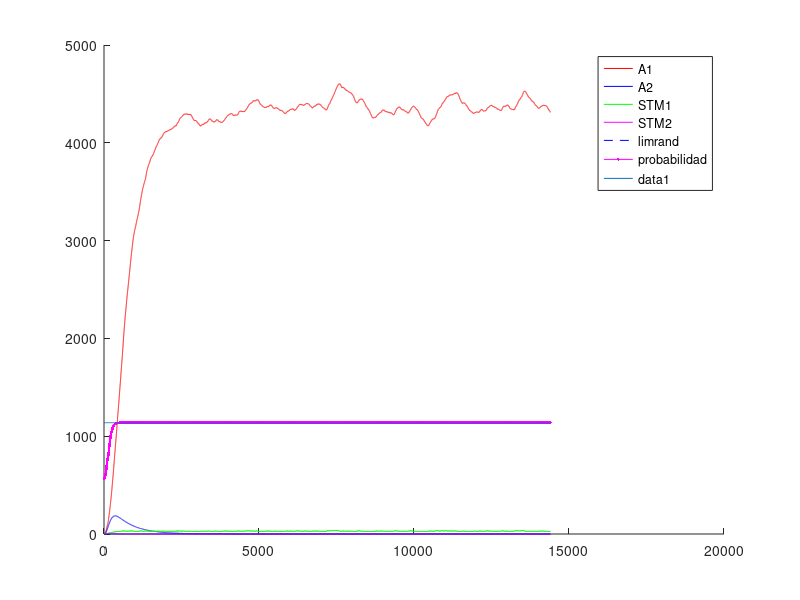
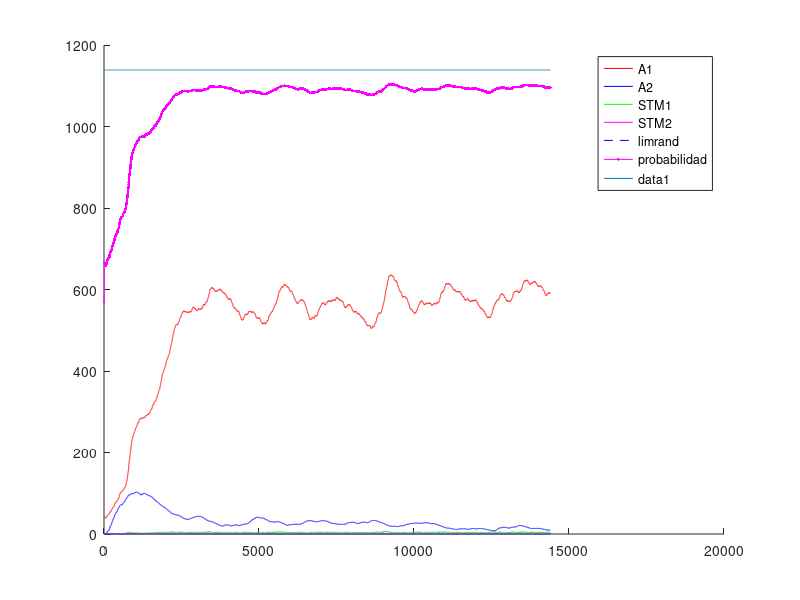
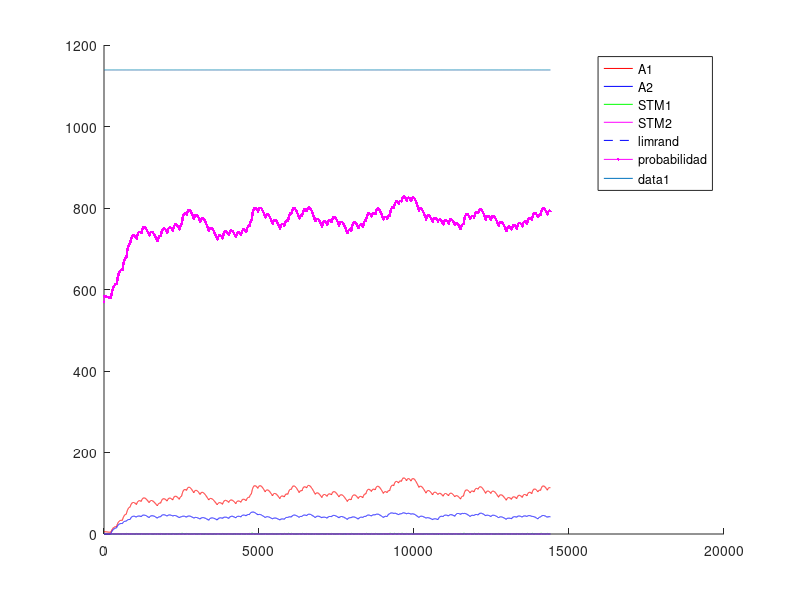
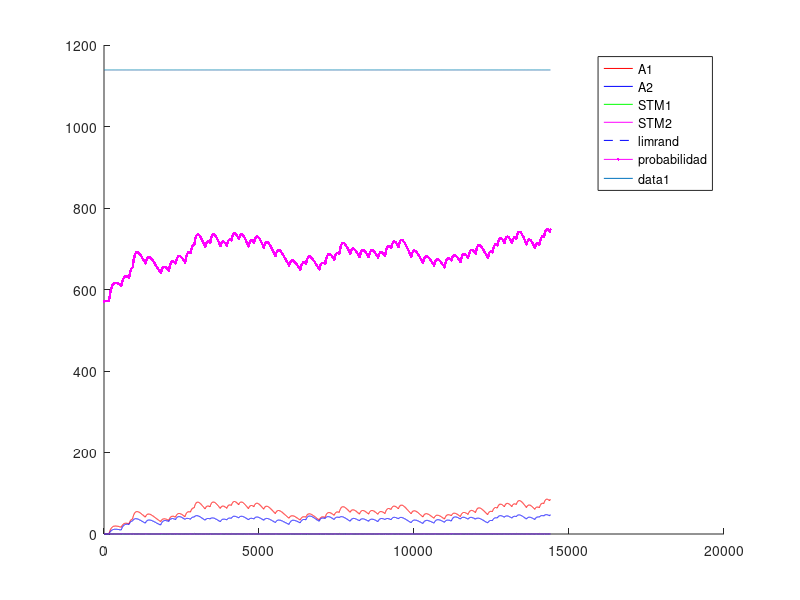

MATLAB code to generate these figures, in order:
%% Experimento con Variable-Ratio - VR - Tasa Variable
%% Existen multiples intancias de palanquelo (cada vez que realiza respuesta decide si realiza otra o no)
%% Durante la tasa se contabilizan los palanqueos y no palanqueos y el refuerzo impacta de forma 
%% proporcional a la tasa de respuestas.
%% Un trial dura 3600 segundos.
%% Una sesion 1 o 3 trial (seg´un la dinamica del animal)
%% 5 sesiones por Experimento. Cada sesion es un intervalo diferente.
%% 1 experimento
%% Tiempo para realizar un respuesta 1 segundo
%% 
%% La probabilidad de eleccion se ajusta al nivel de maxima frecuencia de palanqueo
%% 

close all
clc
clear

%% Matriz de pago 0 1 

%%% Se ajusto la apreciacion de las cantidades de refuerzo 
function rf = feel(pellets)
  rf=0;
  if (nargin~=0)
    rf=(12.8*(1-exp(-.25.* pellets.^(2))))+(12.8*(1-exp(-.5.* pellets)));
  else
    error ("Faltan parametros");
  endif
endfunction
%% 
%% 

%% INICIALIZATION
%%%%%% CONSTANTES DE SESIONES
Ntrial  =  1 ;   %% un trial de 3600 segundos
tTrial  =  3600; %% en segundos
tResp   =  1;    %% en segundos
tMuestreo = 0.25;%% en segundos
Nses    =  5 ;
Vr=[1,10,30,40,60]; %% valores medios de intervalos variables
Ntest   =  1;
limrand =  0.138;
saving  =  0.01 ;
%%%%%% CONSTANTES DE DECAIMIENTO
alpha = 1*tMuestreo;
beta  = 0.13*0.31*tMuestreo;%0.125*tMuestreo ;
gamma = 0.0067*tMuestreo;%0.025 ; 
delta = 1*tMuestreo;
%%%%%% INICIALIZACION
palanca = zeros(2,1);
Rf_1=0;
Rf_2=0;
A1=zeros(1,Ntest);
A2=zeros(1,Ntest);
stm_1=zeros(2,Ntest);
stm_2=zeros(2,Ntest);
d=1;

sesion = zeros(Nses,1);
trialXsesion = zeros(Nses,Ntrial);
terminal_sesion=zeros(Nses,1);
nb_resp = zeros(Nses,Ntest);
refuerzo = zeros(Nses,Ntest);
t_ref = zeros(Nses,1);
cum_resp = zeros(Nses,1);
contadorP1=0;
contadorP2=0;
contadorI=0;

%% CALCULO DE AROUSAL MAXIMO
%% Iteraciones de respuesta refuerzo para encotnrar el STM medio
Nconfig=5; %% Tasa de respuesta de configuracion
%plot([1:0.01:20],(12.8*(1-exp(-.25.* [1:0.01:20].^(2))))+(12.8*(1-exp(-.5.* [1:0.01:20]))),'.k')
R1 = floor(feel(1)); %tiempo de refuezo para R
l1 = Nconfig/tMuestreo; % duracion entre trials
suma = 0; %suma es un valor necesaria para calcular max1 y min1
suma = alpha*R1 %% Refuerzo cada N respuestas
iter=100; %% numero de iteraciones para que converja el stm
max1 = 0; %maximum de stm1
min1 = 0; %minimum de stm1
for i = 1:iter 
  suma = (1-beta)^(Nconfig/tMuestreo)*suma;%% Instantes que decae el stm
  min1=suma;
  suma += alpha*R1; %Refuerzo
  max1=suma;
end
comp=.88;
S1 = (((max1-min1)*(comp*l1))/2)+min1*comp*l1; %calcul de la superficie del triangulo mas la de el rectangulo
stm_1_medio = S1/(l1);
A1max = (delta/gamma)*stm_1_medio;

%% INICIO DE LAS ITERATIONS
for l = 1:Ntest  %% TESTES
  Num=0;
  for k = 1:Nses  %% SESIONES (cambia el N)
    i=1;
    %duracion = [1,tTrial*ones(1,Ntrial)];
    
    contador = 1;
    %palanca(1)=randi(2);
    
    %% Agregar tasa de refuerzos  %%
    tasa=Vr(k);
    if k>1
      A1(Num+1,l)=saving*A1(Num,l);
      A2(Num+1,l)=saving*A2(Num,l);
      stm_1(Num+1,l)=0*stm_1(Num,l);
      stm_2(Num+1,l)=0*stm_2(Num,l); 
      %%% ELECCION DE LA PRIMERA PALANCA 
%      if A1(Num,1)>A2(Num,1)
%        palanca(2)=1;
%      else
%        palanca(2)=2;
%      end
    end       
    P1(i,k)=0.5;
    P1(i,k)=0.5;
    for j=2:(Ntrial*tTrial/tMuestreo) %% Todos los trials juntos
      
      if contador == tResp/tMuestreo%duracion(i)
        contador = 1;
        i = i+1 ;
        J = j ;
        P1(i,k)=0.5*(1-exp(-(5*A1((j-1)+Num,l))/A1max))+0.5; %probabilidad en exponential
        P2(i,k)=0.5*(1-exp(-(5*A2((j-1)+Num,l))/A1max))+0.5; %probabilidad en exponential
        %P=.99;
        %P2(i,k)=0.5*(1-exp(-(5*A2((j-1)+Num,l))/A2max))+0.5;
        
        a = rand ;
        %%% ELECCION DE LA PALANCA %%% Basicamente elige palanquear o no palanquear
        if (A1((j-1)+Num,l)<=limrand)&&(A2((j-1)+Num,l)<=limrand)
          palanca(i)=randi(2);
        elseif (A1((j-1)+Num,l)>=limrand)&&(A2((j-1)+Num,l)<=limrand)
          if a>=P1(i,k)
            palanca(i)=2;
          else
            palanca(i)=1;
          end
        elseif (A1((j-1)+Num,l)<=limrand)&&(A2((j-1)+Num,l)>=limrand)
          if a>=P2(i,k)
            palanca(i)=1;
          else
            palanca(i)=2;
          end
        elseif (A1((j-1)+Num,l)>A2((j-1)+Num,l))
          if a>=P1(i,k)
            palanca(i)=2;
          else
            palanca(i)=1;
          end
        else
          if a>=P2(i,k)
            palanca(i)=1;
          else
            palanca(i)=2;
          end
        end
        %% Contadores para intervalo de refuerzo
        if palanca(i)==1
          contadorP1++;
        else
          contadorP2++;
        endif
        %%% REFUERZO %%%
        if (contadorP1>=tasa)
          %if (palanca(i)==1) %% palanquea
          aux=contadorP1+contadorP2;
          Rfz=floor(feel(1));
          Rf_1=Rfz*contadorP1/aux;
          Rf_2=Rfz*contadorP2/aux;
          %elseif (palanca(i-1)==2) %% No palanquea
          %  Rf_1=0;
          %  Rf_2=0;%floor(10*(1-exp(-0.8* 2 )));
          %end
          %stm_1(j+Num,l)=(1-beta)*stm_1((j-1)+Num,l)+alpha*Rf_1;
          %stm_2(j+Num,l)=(1-beta)*stm_2((j-1)+Num,l)+alpha*Rf_2;
          contadorP1=0;
          contadorP2=0;
          contadorI =0;
          dispe=.5; %% dispercion del 50% del valor de la intervalo
          tasa=Vr(k)*(1 + dispe*(1-2*rand));
          refuerzo(k,l)++;
          t_ref(k,i)=1;
        endif
        
      else
        contador++;
        contadorI++;
        Rf_1=0;
        Rf_2=0;
      end
      stm_1(j+Num,l)=(1-beta)*stm_1((j-1)+Num,l)+alpha*Rf_1;
      stm_2(j+Num,l)=(1-beta)*stm_2((j-1)+Num,l)+alpha*Rf_2;
      A1(j+Num,l)=(1-gamma)*A1((j-1)+Num,l)+delta*stm_1(j+Num,l);
      A2(j+Num,l)=(1-gamma)*A2((j-1)+Num,l)+delta*stm_2(j+Num,l);
      
%      if floor(j/tTrial)==(j/tTrial)
%        trialXsesion()
%      end
    end
    
    
    %%% CONTADOR DE A QUE J SE CAMBIA LA SESION
    %sesion(k-1,l)=j;
    sesion(k,l)=j+Num;
    %%% DEFINICION DE NUM
%    compteur = 0 ;
%    for i=1:length(A1(:,l))
%      if A1(i,l)~=0
%        compteur = compteur +1;
%      end
%    end
%    Num=compteur;
    Num = j+Num;
    Sizemat = length(A1);
    
    if palanca(1)==1
      nb_resp(k,l)=1;
      cum_resp(k,1)=1;
    end
    for j = 2:length(palanca)
      if palanca(j)==1
        %nb_coop(k-1,l)= nb_coop(k-1,l)+1;
        nb_resp(k,l)++;
        cum_resp(k,j)=cum_resp(k,j-1)+1;
      else
        cum_resp(k,j)=cum_resp(k,j-1);
      end
    end
  end
end


%%% PRUEBAS 
%%% ENCONTRA LA LONGITUD REAL DEL EXPERIMENTACION
nonnul = zeros(Ntest,1);
for k=1:Ntest
  for i=1:length(A1)
    if A1(i,k) ~= 0
      nonnul(k)=nonnul(k)+1;
    end
  end
end

%%% PRUEBA I _ PESO DE LA EXPERIMENTACION EN LA MEMORIA
porcent = 0;
for i = 1:Ntest
  if sum(A1(:,i)) > 10 * sum(A2(:,i))
    porcent = porcent +1;
  end
end

%%% PRUEBA II _ SI LA EXCITATION ALCANZA A SU MAXIMUM
maxima = zeros(Ntest,1);
for k = 1:Ntest
  if floor(max(A1(:,k))) == floor(max(max(A1))) 
    maxima(k) = maxima(k) +1;
  end
end

%%% PRUEBA III _ EN QUE SESION LA PALANCA GANA DE VERDAD
%ird = zeros(Ntest,1);
%for k = 1:Ntest
%  i=1;
%  while 1
%    if A1(nonnul(k)-i,k) < limrand
%      ird(k) = nonnul(k)-i+1;
%      break;
%    else
%      i=i+1;
%    end
%  end
%end
%
%%%% PRUEBA IV _ CONVIERTE J EN NUMERO DE SESION
%for k = 1:Ntest
%  i=1;
%  while 1
%    if ird(k) <= sum(sesion(1:i)+50)
%      ird(k)=i;
%      break;
%    else
%      i=i+1;
%    end
%  end
%end

%%% PRUEBA V _ PORCENTAJE DE COOPERACION POR SESION / EXPERIMENTO


%porcentaje_coop_sesion=zeros(Nses,Ntest);
%porcentaje_coop_experimento=zeros(Ntest,1);
%for k = 1:Ntest
%  porcentaje_coop_experimento(k)=sum(nb_coop(:,k))/(Ntrial*Nses)*100;
%end

%for i=1:Ntest
%  terminal_sesion(1,i)=sesion(1,i);
%  for j=2:Nses
%    terminal_sesion(j,i)=sesion(j,i)+terminal_sesion(j-1,i);
%  end
%end

%%% DEMOSTRACION 


%promedio_sesion=sum(ird)/Ntest
%porcent_10xsuperior_al_otra=porcent/Ntest * 100;
%cuanto_alcanzan_al_maxima=sum(maxima)/Ntest * 100;
%porcentaje_coop_experimento;
%porcentaje_coop_sesion=floor(nb_coop/Ntrial*100);


resp_por_segundos=nb_resp/length(palanca); %numero de respuestas dividido por el numero de respestas maximal posible

for i=1:Ntest
  for j=1:Nses
    figure
    hold on
    %plot(sesion(j,i)*ones(1,max(max(A1(:,i)))),(1:max(max(A1(:,i)))),'--k');
    %h=plot((sesion(j,i).*tMuestreo)*ones(1,max(max(A1(:,i)))),(1:max(max(A1(:,i)))),'--k');
    %set(h, "linewidth", 2);
    if j==1
      plot(1:Ntrial*tTrial/tMuestreo,A1(1:sesion(j,i),i),'r',1:Ntrial*tTrial/tMuestreo,A2(1:sesion(j,i),i),'b',1:Ntrial*tTrial/tMuestreo,stm_1(1:sesion(j,i),i),'g',1:Ntrial*tTrial/tMuestreo,stm_2(1:sesion(j,i),i),'m',1:Ntrial*tTrial/tMuestreo,limrand*ones(1,Ntrial*tTrial/tMuestreo),'--b')
      plot((1:(Ntrial*tTrial))/tMuestreo,P1(:,j)'*A1max,'.-m');
      legend("A1","A2","STM1","STM2","limrand","probabilidad");
    else
      plot(1:Ntrial*tTrial/tMuestreo,A1(sesion(j-1,i)+1:sesion(j,i),i),'r',1:Ntrial*tTrial/tMuestreo,A2(sesion(j-1,i)+1:sesion(j,i),i),'b',1:Ntrial*tTrial/tMuestreo,stm_1(sesion(j-1,i)+1:sesion(j,i),i),'g',1:Ntrial*tTrial/tMuestreo,stm_2(sesion(j-1,i)+1:sesion(j,i),i),'m',1:Ntrial*tTrial/tMuestreo,limrand*ones(1,Ntrial*tTrial/tMuestreo),'--b')
      plot((1:(Ntrial*tTrial))/tMuestreo,P1(:,j)'*A1max,'.-m');
      legend("A1","A2","STM1","STM2","limrand","probabilidad");
    endif
    plot(1:Ntrial*tTrial/tMuestreo,A1max*ones(1,Ntrial*tTrial/tMuestreo))
    hold off
  endfor
endfor


%% Maximos exitos por tasa= 10-360 - 30-120 - 40-65 - 60-60 

color = 'rgbmkmrgbk';
figure
hold on
for i=1:Ntest
  plot(Vr,resp_por_segundos(:,i),'Color',color(i));
  title('Respuestas por segundos');
  xlabel('Tasa fija');
  ylabel('Respuestas/segundos');
  for j=1:Nses
    plot(Vr(j)*ones(1,floor(resp_por_segundos(j,i)*100)+1),(0:floor(resp_por_segundos(j,i)*100))/100,'k');
  end
end
hold off

figure
hold on
for i=1:Ntest
  plot(refuerzo(:,i),resp_por_segundos(:,i),'Color',color(i));
  title('Respuestas y refuerzo');
  xlabel('Refuezo/horas');
  ylabel('Respuestas/segundos');
  for j=1:Nses
    plot(refuerzo(j)*ones(1,floor(resp_por_segundos(j,i)*100)+1),(0:floor(resp_por_segundos(j,i)*100))/100,'k');
    a = strcat('Num= ',num2str(Vr(j)));
    if j==3
      text(refuerzo(j),-.085,a);
    elseif j==4
      text(refuerzo(j),-.1,a);
    elseif j==5
      text(refuerzo(j),-.03,a);
    else
      text(refuerzo(j),-.06,a);
    end
  end
end
hold off


figure
hold on
for i=1:Nses
  plot(1:length(cum_resp(i,:)),cum_resp(i,:),'Color',color(i));
  a=find(t_ref(i,:)==1);
  aVR.(num2str(i))=a;
  plot(a,cum_resp(i,a),'k+');
  title('Cumulative records');
  xlabel('Time');
  ylabel('Cumulative responses');
end
hold off

resp_por_segundosVR = resp_por_segundos;
refuerzoVR = refuerzo;
cum_respVR = cum_resp;

save VR resp_por_segundosVR refuerzoVR cum_respVR;
save ("-mat-binary", "aVR", "aVR");

%%% probl�me de temps, pas le temps de d�croitre du coup red�marre plus
%%% haut CQFD
%%%% CASTIGO DE TIEMPO 
%%%% CUANTO VECES ELIGE COOPERATION
%%% Pour chaque session r�cup�rer le nombre de coop�ration et tracer la
%%% courbe correspondante 

